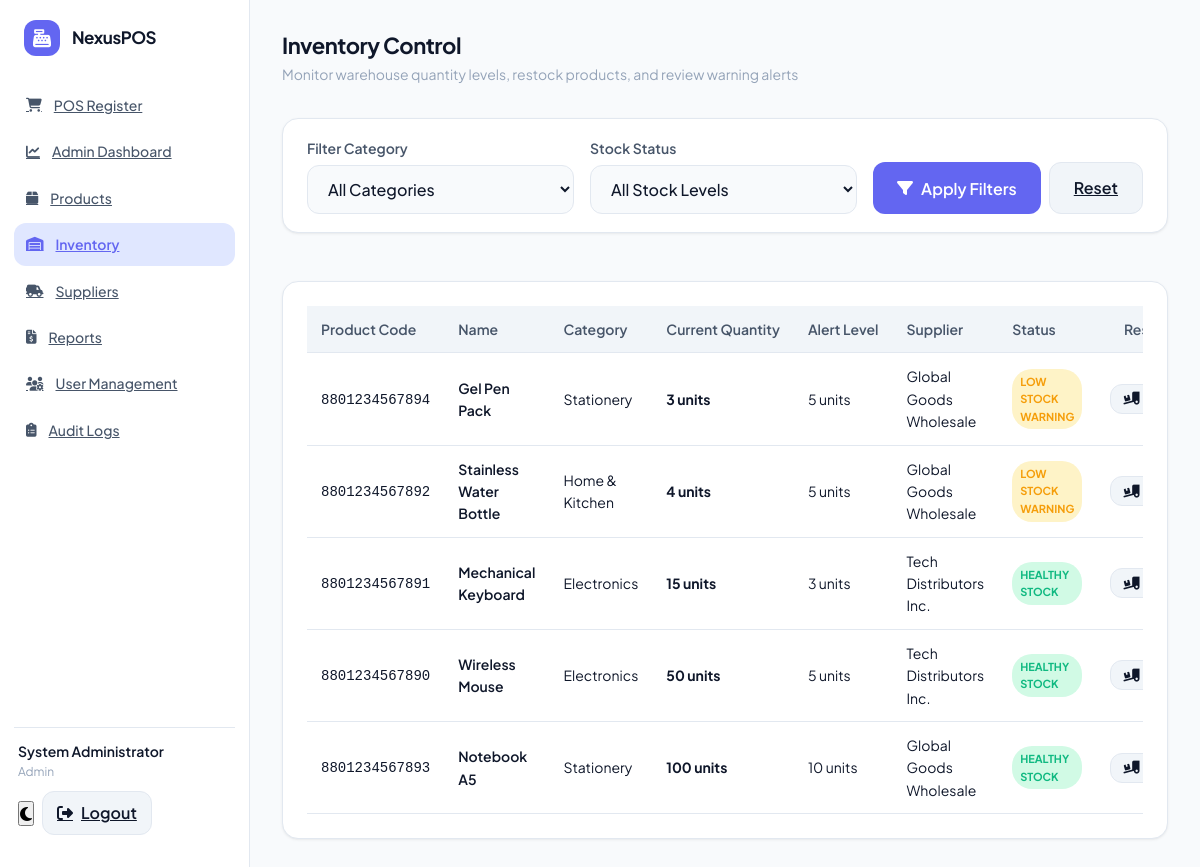
The app's page /inventory.php (signed in) with its own data.
### tables this page shows
CREATE TABLE IF NOT EXISTS `products` (
  `id` INT AUTO_INCREMENT PRIMARY KEY,
  `barcode` VARCHAR(50) NOT NULL UNIQUE,
  `name` VARCHAR(100) NOT NULL,
  `description` TEXT,
  `category` VARCHAR(50) NOT NULL,
  `buy_price` DECIMAL(10,2) NOT NULL,
  `sell_price` DECIMAL(10,2) NOT NULL,
  `stock_qty` INT NOT NULL DEFAULT 0,
  `min_stock_qty` INT NOT NULL DEFAULT 5,
  `supplier_id` INT,
  `created_at` TIMESTAMP DEFAULT CURRENT_TIMESTAMP,
  FOREIGN KEY (`supplier_id`) REFERENCES `suppliers`(`id`) ON DELETE SET NULL
);

CREATE TABLE IF NOT EXISTS `suppliers` (
  `id` INT AUTO_INCREMENT PRIMARY KEY,
  `name` VARCHAR(100) NOT NULL,
  `contact_name` VARCHAR(100),
  `phone` VARCHAR(20),
  `email` VARCHAR(100),
  `address` TEXT,
  `created_at` TIMESTAMP DEFAULT CURRENT_TIMESTAMP
);

### inventory.php (the view, shortened to what this page needs)
<?php
require_once __DIR__ . '/includes/header.php';
$queryStr = "SELECT p.*, s.name as supplier_name FROM products p LEFT JOIN suppliers s ON p.supplier_id = s.id WHERE 1=1";
$params = [];
$queryStr .= " ORDER BY p.stock_qty ASC";
try {
    $stmt = $pdo->prepare($queryStr);
    $stmt->execute($params);
    $products = $stmt->fetchAll();
} catch (PDOException $e) {
    die("Error loading inventory: " . $e->getMessage());
}
?>
<div class="page-header">
    <div class="page-title">
        <h2>Inventory Control</h2>
        <p>Monitor warehouse quantity levels, restock products, and review warning alerts</p>
    </div>
</div>
<div class="data-card" style="margin-bottom: 24px; padding: 18px 24px;">
    <form action="inventory.php" method="GET" style="display: flex; gap: 16px; align-items: flex-end; flex-wrap: wrap;">
        <div class="form-group" style="margin-bottom: 0; flex: 1; min-width: 200px;">
            <label for="filter-category" style="margin-bottom: 6px;">Filter Category</label>
            <select name="category" id="filter-category" class="input-field">
                <option value="">All Categories</option>
            </select>
        </div>
        <div class="form-group" style="margin-bottom: 0; flex: 1; min-width: 200px;">
            <label for="filter-stock" style="margin-bottom: 6px;">Stock Status</label>
            <select name="stock_level" id="filter-stock" class="input-field">
                <option value="">All Stock Levels</option>
            </select>
        </div>
        <div style="display: flex; gap: 8px;">
            <button type="submit" class="btn btn-primary" style="width: auto;">
                <i class="fa-solid fa-filter"></i> Apply Filters
            </button>
            <a href="inventory.php" class="btn btn-secondary" style="width: auto;">Reset</a>
        </div>
    </form>
</div>
<div class="data-card">
    <div class="table-responsive">
        <table class="modern-table">
            <thead>
                <tr>
                    <th>Product Code</th>
                    <th>Name</th>
                    <th>Category</th>
                    <th>Current Quantity</th>
                    <th>Alert Level</th>
                    <th>Supplier</th>
                    <th>Status</th>
                    <?php if (in_array($currentUser['role'], ['Admin', 'Manager'])): ?>
                        <th style="text-align: center;">Restock Action</th>
                    <?php endif; ?>
                </tr>
            </thead>
            <tbody>
                <?php if (empty($products)): ?>
                    <tr><td colspan="8" style="text-align: center; color: var(--text-muted);">No products match filter criteria.</td></tr>
                <?php else: ?>
                    <?php foreach ($products as $p): ?>
                        <tr>
                            <td><code><?= htmlspecialchars($p['barcode']) ?></code></td>
                            <td style="font-weight: 600;"><?= htmlspecialchars($p['name']) ?></td>
                            <td><?= htmlspecialchars($p['category']) ?></td>
                            <td style="font-weight: 700;"><?= $p['stock_qty'] ?> units</td>
                            <td><?= $p['min_stock_qty'] ?> units</td>
                            <td><?= htmlspecialchars($p['supplier_name'] ?? 'N/A') ?></td>
                            <td>
                                <?php if ($p['stock_qty'] <= 0): ?>
                                    <span class="badge badge-danger">Out of Stock</span>
                                <?php elseif ($p['stock_qty'] <= $p['min_stock_qty']): ?>
                                    <span class="badge badge-warning">Low Stock Warning</span>
                                <?php else: ?>
                                    <span class="badge badge-success">Healthy Stock</span>
                                <?php endif; ?>
                            </td>
                            <?php if (in_array($currentUser['role'], ['Admin', 'Manager'])): ?>
                                <td style="text-align: center;">
                                    <button class="btn btn-secondary adjust-stock-btn"
                                            style="padding: 6px 12px; width: auto; font-size: 13px;"
                                            data-id="<?= $p['id'] ?>"
                                            data-name="<?= htmlspecialchars($p['name']) ?>"
                                            data-qty="<?= $p['stock_qty'] ?>">
                                        <i class="fa-solid fa-truck-ramp-box"></i> Adjust Stock
                                    </button>
                                </td>
                            <?php endif; ?>
                        </tr>
                    <?php endforeach; ?>
                <?php endif; ?>
            </tbody>
        </table>
    </div>
</div>
<?php require_once __DIR__ . '/includes/footer.php'; ?>

### includes/header.php (shortened to what this page needs)
<?php
$currentUser = [
    'id' => $_SESSION['user_id'],
    'username' => $_SESSION['username'],
    'role' => $_SESSION['role'],
    'full_name' => $_SESSION['full_name']
];
$activePage = basename($_SERVER['PHP_SELF']);
?>
<!DOCTYPE html>
<html lang="en" data-theme="light">
<head>
    <link rel="stylesheet" href="assets/css/style.css">
    <link rel="stylesheet" href="assets/css/responsive.css">
    <link rel="stylesheet" href="https://cdnjs.cloudflare.com/ajax/libs/font-awesome/6.4.0/css/all.min.css">
</head>
<body>
    <div class="layout-wrapper">
        <aside class="sidebar">
            <div class="sidebar-brand">
                <div class="sidebar-brand-icon">
                    <i class="fa-solid fa-cash-register"></i>
                </div>
                <div class="sidebar-brand-name">NexusPOS</div>
            </div>
            <ul class="sidebar-menu">
                <li class="sidebar-menu-item <?= ($activePage == 'index.php') ? 'active' : '' ?>">
                    <a href="index.php">
                        <i class="fa-solid fa-cart-shopping"></i>
                        <span>POS Register</span>
                    </a>
                </li>
                <?php if ($currentUser['role'] === 'Admin'): ?>
                    <li class="sidebar-menu-item <?= ($activePage == 'admin_dashboard.php') ? 'active' : '' ?>">
                        <a href="admin_dashboard.php">
                            <i class="fa-solid fa-chart-line"></i>
                            <span>Admin Dashboard</span>
                        </a>
                    </li>
                <?php endif; ?>
                <?php if (in_array($currentUser['role'], ['Admin', 'Manager'])): ?>
                    <li class="sidebar-menu-item <?= ($activePage == 'products.php') ? 'active' : '' ?>">
                        <a href="products.php">
                            <i class="fa-solid fa-box"></i>
                            <span>Products</span>
                        </a>
                    </li>
                <?php endif; ?>
                <li class="sidebar-menu-item <?= ($activePage == 'inventory.php') ? 'active' : '' ?>">
                    <a href="inventory.php">
                        <i class="fa-solid fa-warehouse"></i>
                        <span>Inventory</span>
                    </a>
                </li>
                <?php if (in_array($currentUser['role'], ['Admin', 'Manager'])): ?>
                    <li class="sidebar-menu-item <?= ($activePage == 'suppliers.php') ? 'active' : '' ?>">
                        <a href="suppliers.php">
                            <i class="fa-solid fa-truck-field"></i>
                            <span>Suppliers</span>
                        </a>
                    </li>
                <?php endif; ?>
                <?php if (in_array($currentUser['role'], ['Admin', 'Manager'])): ?>
                    <li class="sidebar-menu-item <?= ($activePage == 'reports.php') ? 'active' : '' ?>">
                        <a href="reports.php">
                            <i class="fa-solid fa-file-invoice-dollar"></i>
                            <span>Reports</span>
                        </a>
                    </li>
                <?php endif; ?>
                <?php if ($currentUser['role'] === 'Admin'): ?>
                    <li class="sidebar-menu-item <?= ($activePage == 'users.php') ? 'active' : '' ?>">
                        <a href="users.php">
                            <i class="fa-solid fa-users-gear"></i>
                            <span>User Management</span>
                        </a>
                    </li>
                <?php endif; ?>
                <?php if ($currentUser['role'] === 'Admin'): ?>
                    <li class="sidebar-menu-item <?= ($activePage == 'audit_logs.php') ? 'active' : '' ?>">
                        <a href="audit_logs.php">
                            <i class="fa-solid fa-clipboard-list"></i>
                            <span>Audit Logs</span>
                        </a>
                    </li>
                <?php endif; ?>
            </ul>
            <div class="sidebar-footer">
                <div class="user-info">
                    <span class="user-name"><?= htmlspecialchars($currentUser['full_name']) ?></span>
                    <span class="user-role"><?= htmlspecialchars($currentUser['role']) ?></span>
                </div>
                <div style="display: flex; gap: 8px; align-items: center;">
                    <button id="theme-toggle" class="theme-toggle-btn" title="Toggle Theme">
                        <i class="fa-solid fa-moon"></i>
                    </button>
                    <a href="logout.php" class="btn btn-secondary" style="padding: 8px 14px; width: auto;">
                        <i class="fa-solid fa-right-from-bracket"></i> Logout
                    </a>
                </div>
            </div>
        </aside>
        <main class="main-content">

### includes/footer.php (shortened to what this page needs)
        </main>
    </div>
</body>
</html>

### records on screen
products: barcode "8801234567894", name "Gel Pen Pack", category "Stationery", stock_qty "3", min_stock_qty "5", supplier.name "Global Goods Wholesale", shows "LOW STOCK WARNING"
products: barcode "8801234567892", name "Stainless Water Bottle", category "Home & Kitchen", stock_qty "4", min_stock_qty "5", supplier.name "Global Goods Wholesale", shows "LOW STOCK WARNING"
products: barcode "8801234567891", name "Mechanical Keyboard", category "Electronics", stock_qty "15", min_stock_qty "3", supplier.name "Tech Distributors Inc.", shows "HEALTHY STOCK"
products: barcode "8801234567890", name "Wireless Mouse", category "Electronics", stock_qty "50", min_stock_qty "5", supplier.name "Tech Distributors Inc.", shows "HEALTHY STOCK"
products: barcode "8801234567893", name "Notebook A5", category "Stationery", stock_qty "100", min_stock_qty "10", supplier.name "Global Goods Wholesale", shows "HEALTHY STOCK"

### other values on screen
$currentUser['full_name'] "System Administrator"
$currentUser['role'] "Admin"
